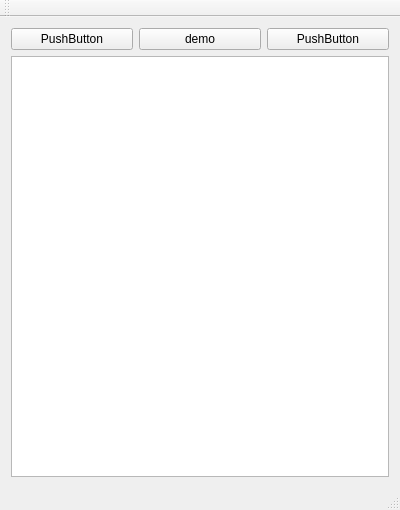
<?xml version="1.0" encoding="UTF-8"?>
<ui version="4.0">
 <class>MainWindow</class>
 <widget class="QMainWindow" name="MainWindow">
  <property name="geometry">
   <rect>
    <x>0</x>
    <y>0</y>
    <width>400</width>
    <height>510</height>
   </rect>
  </property>
  <property name="windowTitle">
   <string>MainWindow</string>
  </property>
  <widget class="QWidget" name="centralWidget">
   <layout class="QVBoxLayout" name="verticalLayout">
    <item>
     <layout class="QHBoxLayout" name="horizontalLayout">
      <item>
       <widget class="QPushButton" name="pushButton">
        <property name="text">
         <string>PushButton</string>
        </property>
       </widget>
      </item>
      <item>
       <widget class="QPushButton" name="pushButton_demo">
        <property name="text">
         <string>demo</string>
        </property>
       </widget>
      </item>
      <item>
       <widget class="QPushButton" name="pushButton_3">
        <property name="text">
         <string>PushButton</string>
        </property>
       </widget>
      </item>
     </layout>
    </item>
    <item>
     <widget class="QListWidget" name="listWidget">
      <property name="minimumSize">
       <size>
        <width>100</width>
        <height>0</height>
       </size>
      </property>
     </widget>
    </item>
   </layout>
  </widget>
  <widget class="QMenuBar" name="menuBar">
   <property name="geometry">
    <rect>
     <x>0</x>
     <y>0</y>
     <width>400</width>
     <height>17</height>
    </rect>
   </property>
  </widget>
  <widget class="QToolBar" name="mainToolBar">
   <attribute name="toolBarArea">
    <enum>TopToolBarArea</enum>
   </attribute>
   <attribute name="toolBarBreak">
    <bool>false</bool>
   </attribute>
  </widget>
  <widget class="QStatusBar" name="statusBar"/>
 </widget>
 <layoutdefault spacing="6" margin="11"/>
 <resources/>
 <connections/>
</ui>
